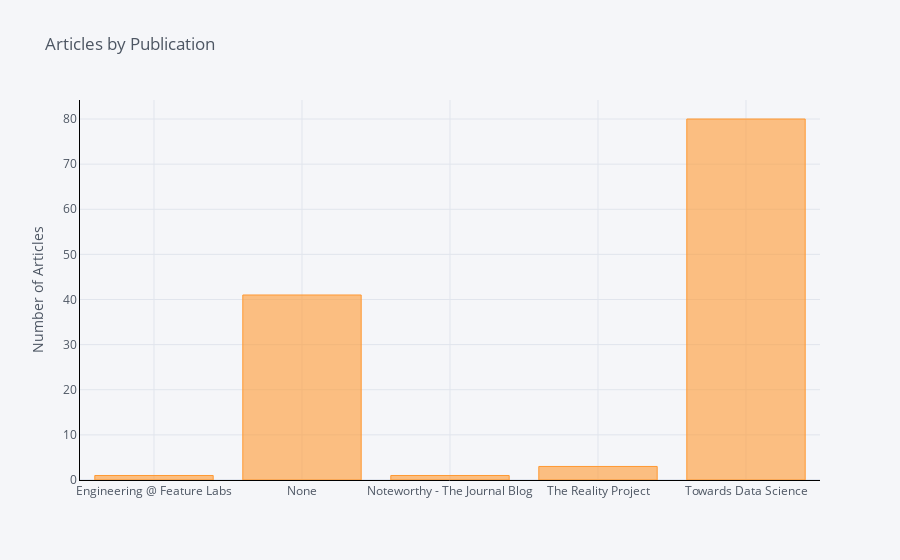

Write notebook code for a chart like this one.
### Markdown cell above
For a bar plot, we need to apply some sort of aggregation function and then plot. For example, we can show the `count` of articles in each publication with the following.

### Code cell
df.groupby("publication").count()["fans"].iplot(
    kind="bar",
    yTitle="Number of Articles",
    linecolor="black",
    title="Articles by Publication",
)

### Figure 1 — Plotly figure (JSON) as saved in the notebook; plotly's stock layout.template omitted (floating-point values rounded to 4 significant figures)
{"data": [{"marker": {"color": "rgba(255, 153, 51, 0.6)", "line": {"color": "rgba(255, 153, 51, 1.0)", "width": 1}}, "name": "fans", "orientation": "v", "text": "", "type": "bar", "x": ["Engineering @ Feature Labs", "None", "Noteworthy - The Journal Blog", "The Reality Project", "Towards Data Science"], "y": [1, 41, 1, 3, 80]}], "layout": {"legend": {"bgcolor": "#F5F6F9", "font": {"color": "#4D5663"}}, "paper_bgcolor": "#F5F6F9", "plot_bgcolor": "#F5F6F9", "title": {"font": {"color": "#4D5663"}, "text": "Articles by Publication"}, "xaxis": {"gridcolor": "#E1E5ED", "linecolor": "black", "showgrid": true, "tickfont": {"color": "#4D5663"}, "title": {"font": {"color": "#4D5663"}, "text": ""}, "zerolinecolor": "#E1E5ED"}, "yaxis": {"gridcolor": "#E1E5ED", "linecolor": "black", "showgrid": true, "tickfont": {"color": "#4D5663"}, "title": {"font": {"color": "#4D5663"}, "text": "Number of Articles"}, "zerolinecolor": "#E1E5ED"}}}
